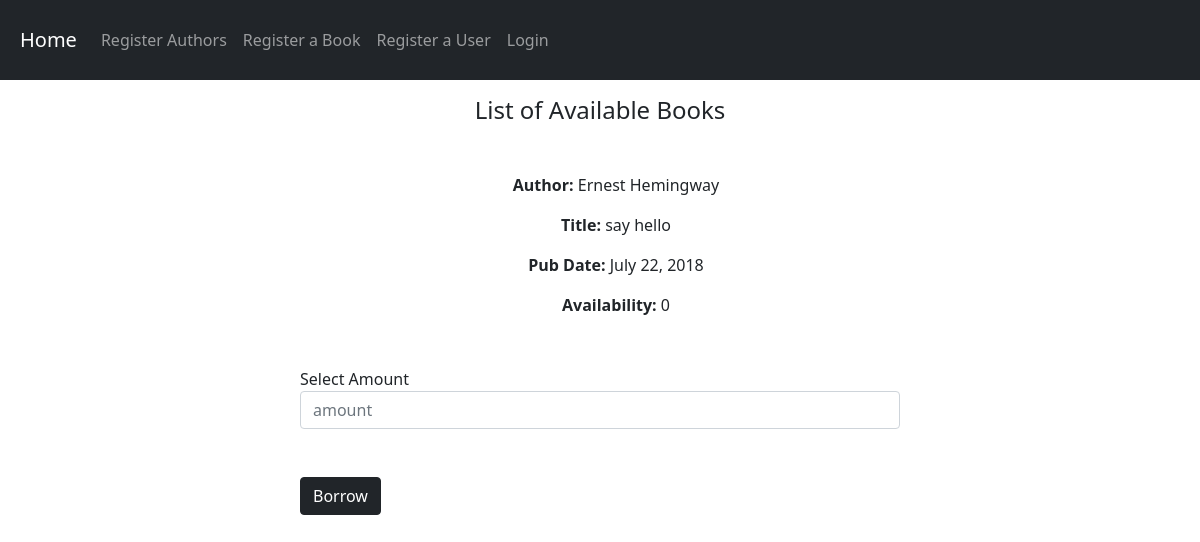
Page /details/13 on the earlier database version.
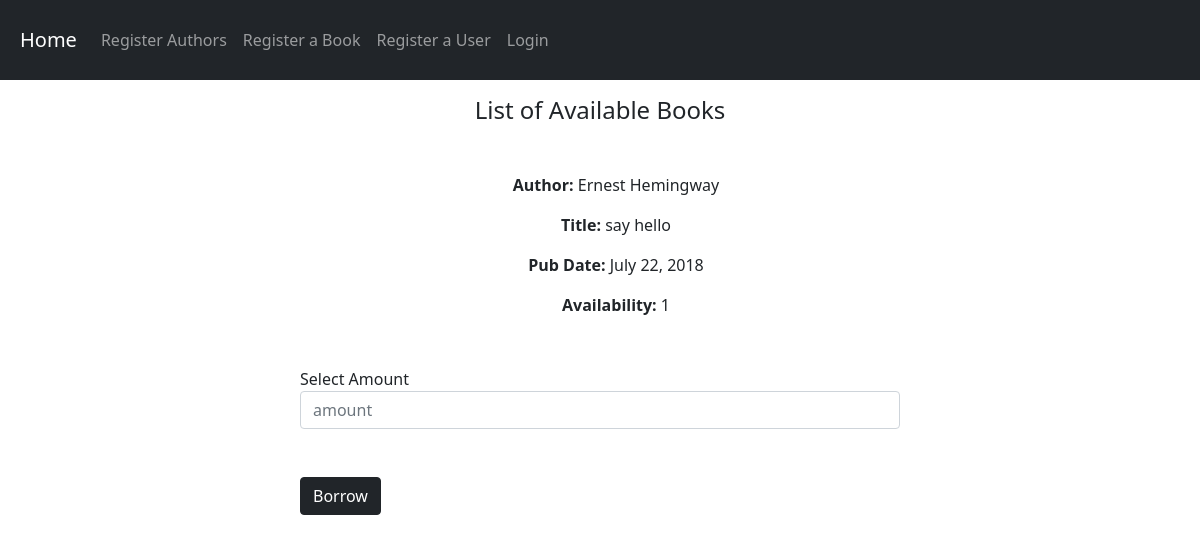
Same page on the later database version.
### book_app/models.py (models this page shows, shortened)
class Book(models.Model):
    title = models.CharField(max_length=200)
    pub_date = models.DateField()
    quantity = models.PositiveIntegerField(default=1)
    author = models.ForeignKey(Author, on_delete=models.PROTECT, blank=True)

class Author(models.Model):
    writer = (
        ('Ernest Hemingway','Ernest Hemingway'),
        ('Joan Didion','Joan Didion'),
        ('Ray Bradbury','Ray Bradbury'),
        ('Ayn Rand','Ayn Rand'),
        ('Gillian Flynn','Gillian Flynn'),
        ("Jane Austen","Jane Austen")
    )
    available_authors = models.CharField(max_length = 200, choices = writer, blank = True, unique=True)
    def __str__(self):
        return self.available_authors

### book_app/views.py (the view)
# urls.py: path('details/<int:id>', views.book_details, name = 'details'),
def book_details(request, id):
    book = Book.objects.get(id = id)
    context = {
        "book": book
    }
    return render(request, 'pages/details.html', context)

### templates/pages/details.html (shortened to what this page needs)
{% extends 'base.html' %}
{% block content %}
<h4 class = 'mt-3 text-center mt-3 mb-5'> List of Available Books</h4>
<ul class = 'text-center mt-2'>
  <p><b>Author:</b> {{ book.author }}</p>
  <p><b>Title: </b>{{ book.title }}</p>
  <p><b>Pub Date:</b> {{book.pub_date}}</p>
  <p><b>Availability:</b> {{book.quantity}}</p>
</ul>
<form id='author-form' class='mt-3' action="{%url 'borrow' book.id%}" method="POST">
    <label for="book_title">Select Amount</label>
    <input type="text" class="form-control" id="amount" name="amount" placeholder="amount" /><br /><br />
    <button type="submit" class="btn btn-dark">Borrow</button>
  </form>
{% endblock %}

Differences in the rows shown:
changed Book "say hello": quantity "0" → "1"
